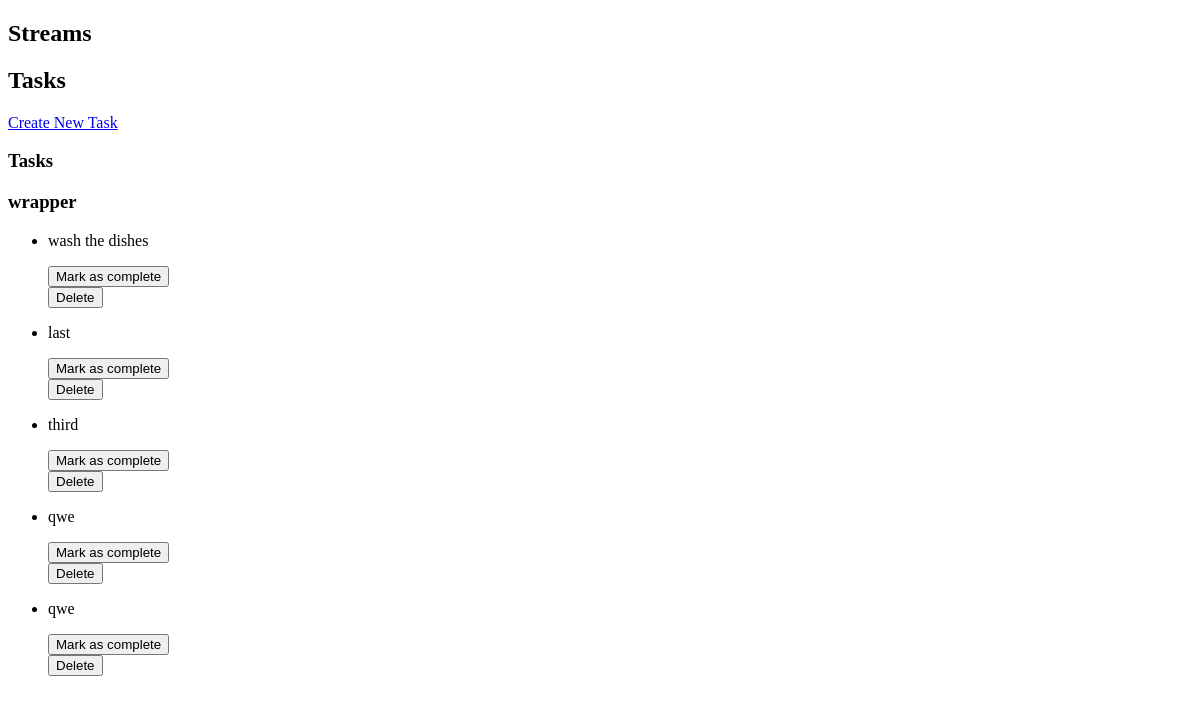
Before: / with the older database file.
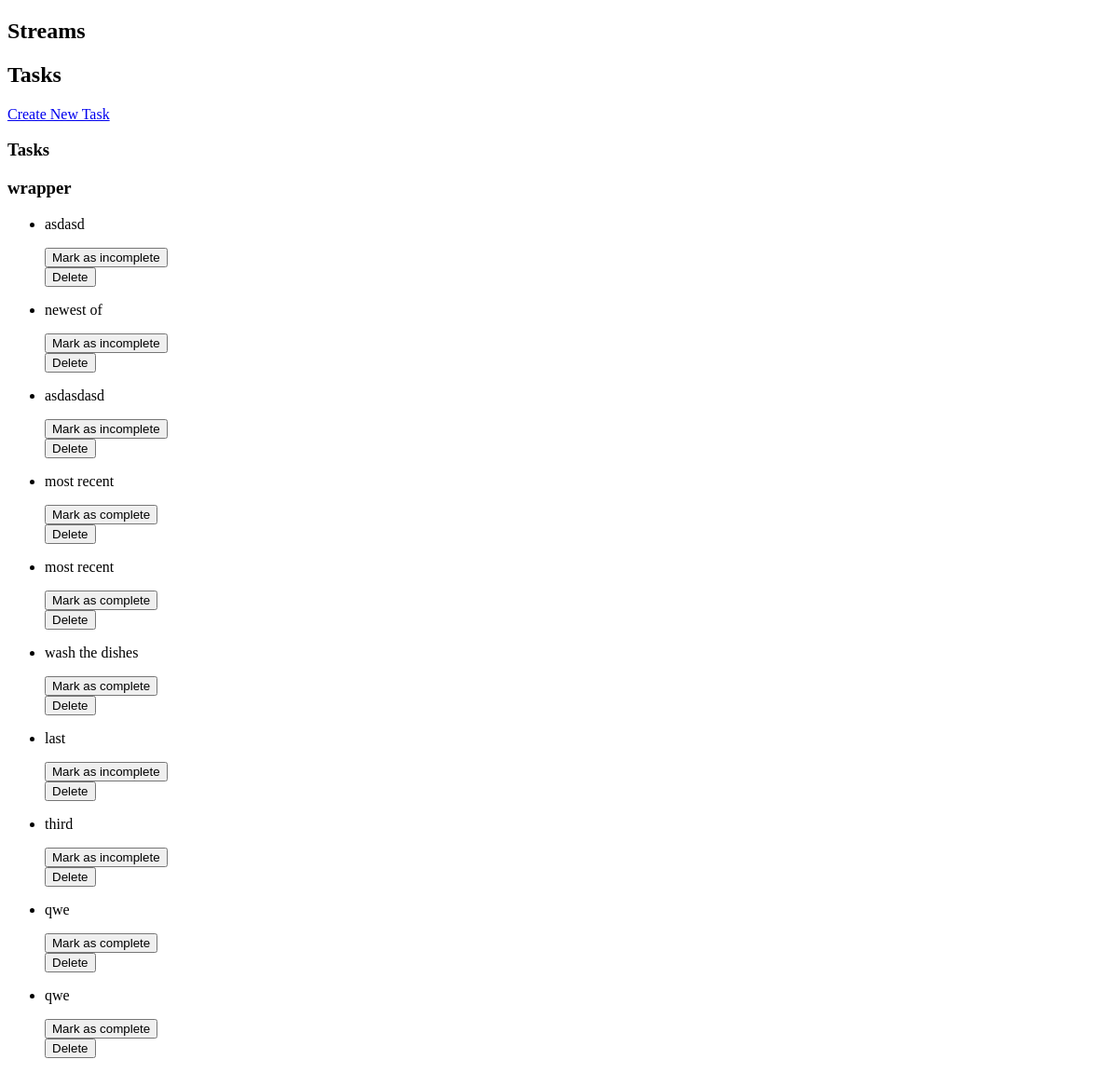
After: the same page with the newer database file.
### tables this page shows
CREATE TABLE tasks (
  id INTEGER PRIMARY KEY AUTOINCREMENT,
  stream_id INTEGER,
  created TIMESTAMP NOT NULL DEFAULT CURRENT_TIMESTAMP,
  title VARCHAR(100),
  description VARCHAR(100),
  is_completed BOOLEAN DEFAULT FALSE,
  priority_level INTEGER CHECK (priority_level >= 1 AND priority_level <= 5),
  FOREIGN KEY (stream_id) REFERENCES stream (stream_id)
);

### flaskr/task.py (the view)
@bp.route('/', methods=(['GET']))
def index():
    db = get_db()
    sqliteRows = db.execute(
       'SELECT t.id, title, description, priority_level, is_completed, created FROM tasks t ORDER BY created DESC'
    ).fetchall()
    tasks = []
    for row in sqliteRows:
        tasks.append(dict(row))
    return render_template('task/index.html', tasks=tasks)

### flaskr/db.py (called while the page is built)
def get_db():
    if 'db' not in g:
        g.db = sqlite3.connect(
            current_app.config['DATABASE'],
            detect_types=sqlite3.PARSE_DECLTYPES
        )
        g.db.row_factory = sqlite3.Row
    return g.db

### flaskr/templates/task/index.html
{% extends 'base.html' %} {% block header %}
<h1>{% block title %}Tasks{% endblock %}</h1>
{% endblock %} {% block content %}
<section>
  <a href="{{ url_for('task.create') }}">Create New Task</a>
  <div>
    <h1>Tasks</h1>
    <div class="task_details_wrapper">
      <h1>wrapper</h1>
    </div>
    <ul>
      {% for task in tasks %}
      <li class="task_wrapper-{{task.id}}">
        <p hx-trigger="click" hx-target=".task_details_wrapper" hx-swap="innerHTML" hx-post="/load_task_details/{{task.id}}">
          {{ task.title }}
        </p>
        <div class="completed_wrapper-{{task.id}}">
          {% if task.is_completed == 1 %}
          <button hx-post="/mark_as_incomplete/{{task.id}}" hx-trigger="click" hx-target=".completed_wrapper-{{task.id}}" hx-swap="outerHTML">
            Mark as incomplete
          </button> {% else %}
          <button hx-post="/mark_as_completed/{{task.id}}" hx-trigger="click" hx-target=".completed_wrapper-{{task.id}}" hx-swap="outerHTML">
            Mark as complete
          </button> {% endif %}
        </div>
        <button hx-post="/delete_task/{{task.id}}" hx-trigger="click" hx-confirm="Are you sure?" hx-target=".task_wrapper-{{task.id}}" hx-swap="outerHTML">Delete</button>
      </li>
      {% else %}
      <div>
        <li><em>No tasks yet!</em></li>
        <a href="{{ url_for('task.create') }}">Create New Task</a>
      </div>
    </ul>
    {% endfor %}
  </div>
</section>
{% endblock %}

### flaskr/templates/base.html (shortened to what this page needs)
<!doctype html>
<nav>
  <h1>Streams</h1>
</nav>
<section class="content">
  <header>
    {% block header %}{% endblock %}
  </header>
   {% block content %}{% endblock %}
</section>

Changed rows visible on the page:
added tasks: title "asdasd"
added tasks: title "newest of"
added tasks: title "asdasdasd"
added tasks: title "most recent"
added tasks: title "most recent"
changed tasks "last": is_completed "Mark as complete" → "Mark as incomplete"
changed tasks "third": is_completed "Mark as complete" → "Mark as incomplete"
